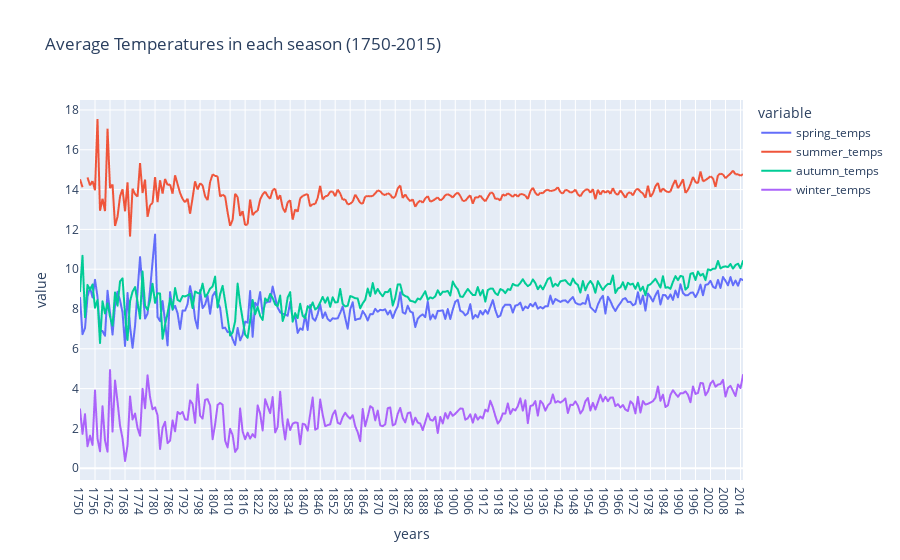

The code cell stored with this chart in its notebook:
### Code cell
fig=px.line(seasons,x='years',y=['spring_temps', 'summer_temps', 'autumn_temps',
       'winter_temps'], title='Average Temperatures in each season (1750-2015)')
fig.show()

### Figure 1 — Plotly figure (JSON) as saved in the notebook; plotly's stock layout.template omitted (floating-point values rounded to 4 significant figures; data arrays with more than 128 entries replaced by an {"elided": "..."} marker saying what was removed)
{"data": [{"hovertemplate": "variable=spring_temps<br>years=%{x}<br>value=%{y}<extra></extra>", "legendgroup": "spring_temps", "line": {"color": "#636efa", "dash": "solid"}, "marker": {"symbol": "circle"}, "mode": "lines", "name": "spring_temps", "showlegend": true, "type": "scattergl", "x": {"elided": "266 str values"}, "xaxis": "x", "y": {"elided": "266 float values"}, "yaxis": "y"}, {"hovertemplate": "variable=summer_temps<br>years=%{x}<br>value=%{y}<extra></extra>", "legendgroup": "summer_temps", "line": {"color": "#EF553B", "dash": "solid"}, "marker": {"symbol": "circle"}, "mode": "lines", "name": "summer_temps", "showlegend": true, "type": "scattergl", "x": {"elided": "266 str values"}, "xaxis": "x", "y": {"elided": "266 float values"}, "yaxis": "y"}, {"hovertemplate": "variable=autumn_temps<br>years=%{x}<br>value=%{y}<extra></extra>", "legendgroup": "autumn_temps", "line": {"color": "#00cc96", "dash": "solid"}, "marker": {"symbol": "circle"}, "mode": "lines", "name": "autumn_temps", "showlegend": true, "type": "scattergl", "x": {"elided": "266 str values"}, "xaxis": "x", "y": {"elided": "266 float values"}, "yaxis": "y"}, {"hovertemplate": "variable=winter_temps<br>years=%{x}<br>value=%{y}<extra></extra>", "legendgroup": "winter_temps", "line": {"color": "#ab63fa", "dash": "solid"}, "marker": {"symbol": "circle"}, "mode": "lines", "name": "winter_temps", "showlegend": true, "type": "scattergl", "x": {"elided": "266 str values"}, "xaxis": "x", "y": {"elided": "266 float values"}, "yaxis": "y"}], "layout": {"legend": {"title": {"text": "variable"}, "tracegroupgap": 0}, "title": {"text": "Average Temperatures in each season (1750-2015)"}, "xaxis": {"anchor": "y", "domain": [0, 1], "title": {"text": "years"}}, "yaxis": {"anchor": "x", "domain": [0, 1], "title": {"text": "value"}}}}
